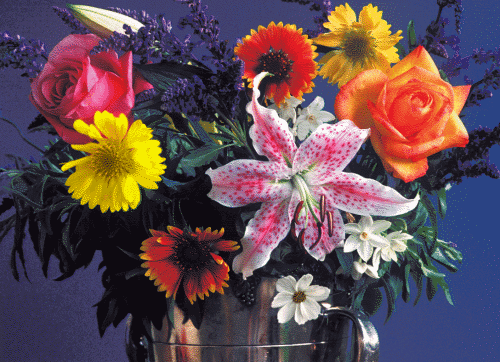
%> input picture technical-2/images/flowers.tif, 500 x 362 px
$ octave question6.m   (GNU Octave 9; MATLAB toolbox functions it lacks are replaced by stand-ins)
%> lines starting %> are read from the running program, lines starting %| are printed output that depends on the picture
% [11 lines of commented-out code are left out]

f = imread('flowers.tif');
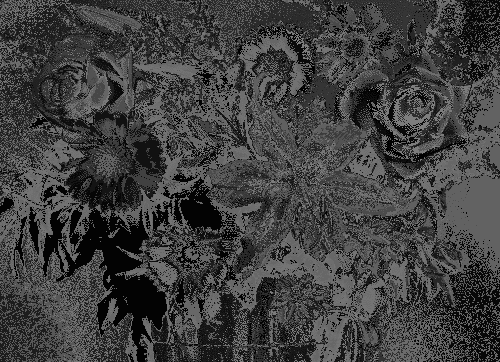
%> f: size 362x500 uint8; min 0, max 127, mean 63.7
fg = im2gray(f);
f = im2uint8(f(30:285, 60:315));
%> f: size 256x256 uint8

%% Add Gaussian noise to the greyscale image from flowers.tif
f1 = imnoise(f,'gaussian',0,0.01);
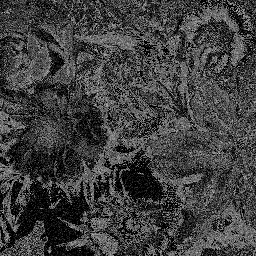
%> f1: size 256x256 uint8; min 0, max 218, mean 64.3
f2 = imnoise(f,'gaussian',0,0.02);
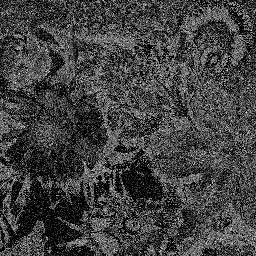
%> f2: size 256x256 uint8; min 0, max 255, mean 65.9
f3 = imnoise(f,'gaussian',0,0.05);
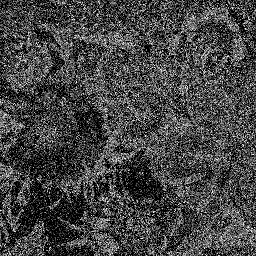
%> f3: size 256x256 uint8; min 0, max 255, mean 69.7
f4 = imnoise(f,'gaussian',0,0.1);
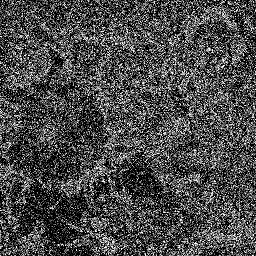
%> f4: size 256x256 uint8; min 0, max 255, mean 75

%% Average filtering
h = fspecial('average', 3);
f1_avg = imfilter(f1,h);
f2_avg = imfilter(f2,h);
f3_avg = imfilter(f3,h);
f4_avg = imfilter(f4,h);

%% Wiener filtering
f1_wiener = wiener2(f1,[3 3]);
f2_wiener = wiener2(f2,[3 3]);
f3_wiener = wiener2(f3,[3 3]);
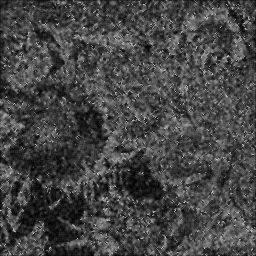
%> f3_wiener: size 256x256 uint8; min 0, max 215, mean 69.4
f4_wiener = wiener2(f4,[3 3]);
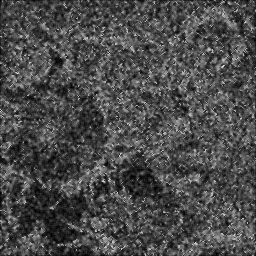
%> f4_wiener: size 256x256 uint8; min 0, max 216, mean 74.8

%% Display flowers.tif, the original image
figure('Name', 'Raw');
imshow('flowers.tif');
title('Raw flowers.tif');

%% Display the sub-image of flowers.tif
figure('Name', 'Sub-image');
imshow(fg);
title('Sub-image of flowers.tif');

%% Display the results
figure('Name','Noise Reduction');
subplot(2,2,1),imshow(f1),title('With Gaussian noise, mean = 0, variance = 0.01');
subplot(2,2,2),imshow(f1_avg),title('Average filtering');
subplot(2,2,3),imshow(f1_wiener),title('Wiener filtering');

figure('Name','Noise Reduction');
subplot(2,2,1),imshow(f2),title('With Gaussian noise, mean = 0, variance = 0.02');
subplot(2,2,2),imshow(f2_avg),title('Average filtering');
subplot(2,2,3),imshow(f2_wiener),title('Wiener filtering');

figure('Name','Noise Reduction');
subplot(2,2,1),imshow(f3),title('With Gaussian noise, mean = 0, variance = 0.05');
subplot(2,2,2),imshow(f3_avg),title('Average filtering');
subplot(2,2,3),imshow(f3_wiener),title('Wiener filtering');

figure('Name','Noise Reduction');
subplot(2,2,1),imshow(f4),title('With Gaussian noise, mean = 0, variance = 0.1');
subplot(2,2,2),imshow(f4_avg),title('Average filtering');
subplot(2,2,3),imshow(f4_wiener),title('Wiener filtering');

%{
Question: Can you produce satisfactory results with the last two noisy images?
Answer: No, the last two images are too noisy to be filtered.
This is because the variance is too high.
A high variance means that the noise is more spread out.
%}
